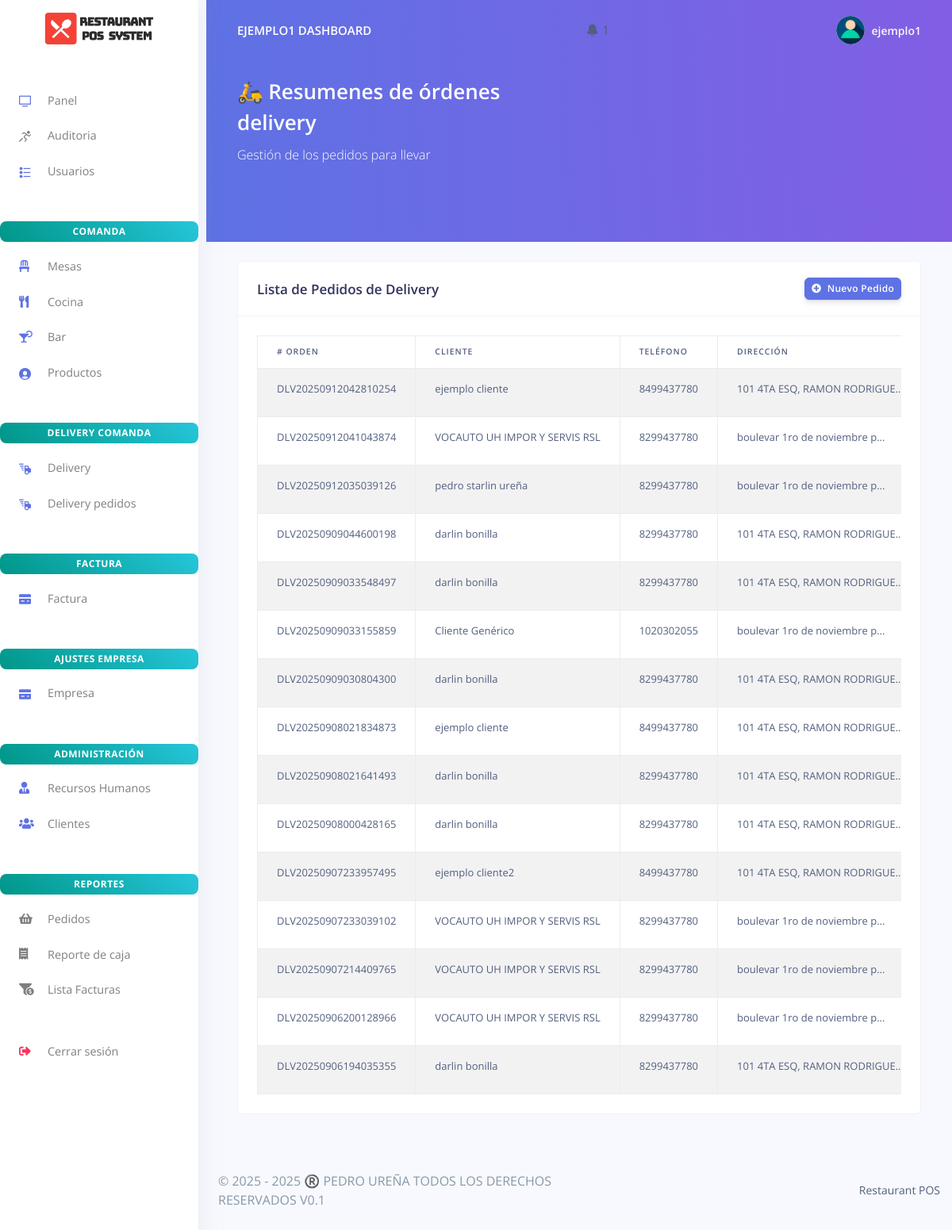
The app's page /delivery/delivery_lista.php (signed in) with its own data.
### tables this page shows
CREATE TABLE `rpos_admin` (
  `admin_id` varchar(200) NOT NULL,
  `admin_name` varchar(200) NOT NULL,
  `admin_email` varchar(200) NOT NULL,
  `admin_password` varchar(200) NOT NULL,
  `activation_key` varchar(200) DEFAULT NULL,
  `estado` enum('Activo','Inactivo') DEFAULT 'Inactivo',
  `activation_expiry` datetime DEFAULT NULL
);

CREATE TABLE `rpos_delivery_orders` (
  `delivery_id` varchar(200) NOT NULL,
  `numero_control` varchar(20) DEFAULT NULL,
  `order_code` varchar(200) NOT NULL,
  `customer_name` varchar(200) NOT NULL,
  `customer_phone` varchar(200) NOT NULL,
  `customer_address` text NOT NULL,
  `customer_email` varchar(200) DEFAULT NULL,
  `subtotal` decimal(10,2) NOT NULL,
  `impuestos` decimal(10,2) NOT NULL DEFAULT 0.00,
  `servicio` decimal(10,2) NOT NULL DEFAULT 0.00,
  `cargo_entrega` decimal(10,2) DEFAULT 0.00,
  `descuento` decimal(10,2) NOT NULL DEFAULT 0.00,
  `total` decimal(10,2) NOT NULL,
  `estado` enum('Recibido','En preparación','En camino','Entregado','Cancelado','Pendiente','Listo para servir','Lista para facturar','Cerrada','Pagada') NOT NULL DEFAULT 'Recibido',
  `notas` text DEFAULT NULL,
  `repartidor` varchar(200) DEFAULT NULL,
  `metodo_pago` varchar(50) DEFAULT NULL,
  `aplicar_impuestos` tinyint(1) NOT NULL DEFAULT 0,
  `created_at` timestamp NOT NULL DEFAULT current_timestamp(),
  `updated_at` timestamp NOT NULL DEFAULT current_timestamp() ON UPDATE current_timestamp(),
  `itebis_porcentaje` decimal(5,2) DEFAULT 18.00,
  `servicio_porcentaje` decimal(5,2) DEFAULT 10.00,
  `facturado` tinyint(1) DEFAULT 0,
  `numero_factura` varchar(50) DEFAULT NULL,
  `tipo_factura` enum('Final','Fiscal') DEFAULT 'Final',
  `cliente_id` varchar(200) DEFAULT NULL,
  `fecha_entrega` timestamp NULL DEFAULT NULL,
  `repartidor_id` int(11) DEFAULT NULL,
  `fecha_cobro` timestamp NULL DEFAULT NULL,
  `fecha_pago` timestamp NULL DEFAULT NULL,
  `metodo_pago_cobro` varchar(50) DEFAULT NULL,
  `reimpresiones` int(11) NOT NULL DEFAULT 0,
  `factura_id` varchar(200) DEFAULT NULL,
  `caja_id` varchar(200) DEFAULT NULL
);

### delivery/delivery_lista.php (the view, shortened to what this page needs)
<?php
include('../config/config.php');
$query = "SELECT d.*, s.staff_name as repartidor_nombre
          FROM rpos_delivery_orders d
          LEFT JOIN rpos_staff s ON d.repartidor_id = s.staff_id
          ORDER BY d.created_at DESC";
$pedidos = $mysqli->query($query);
?>
<?php require_once('../partials/_head.php'); ?>
<body>
  <div class="wrapper">
    <aside id="app-sidebar">
      <?php require_once('../partials/_sidebar.php'); ?>
    </aside>
    <div class="main-content">
      <?php require_once('../partials/_topnav.php'); ?>
      <div class="header bg-gradient-primary pb-6 pt-5 pt-md-6">
        <div class="container-fluid">
          <div class="header-body">
            <div class="row align-items-center py-4">
              <div class="col-lg-6 col-7">
                <h1 class="text-white display-4">🛵 Resumenes de órdenes delivery</h1>
                <p class="text-white mb-0">Gestión de los pedidos para llevar</p>
              </div>
            </div>
          </div>
        </div>
      </div>
      <section class="content">
        <div class="container-fluid py-4">
          <div class="row">
            <div class="col-12">
              <div class="card">
                <div class="card-header d-flex align-items-center justify-content-between">
                  <h3 class="card-title mb-0">Lista de Pedidos de Delivery</h3>
                  <div class="card-tools">
                    <a href="index.php" class="btn btn-primary btn-sm">
                      <i class="fas fa-plus-circle mr-1"></i> Nuevo Pedido
                    </a>
                  </div>
                </div>
                <div class="card-body">
                  <div class="table-responsive">
                    <table id="tablaPedidos" class="table table-bordered table-striped table-hover w-100">
                      <thead>
                        <tr>
                          <th># Orden</th>
                          <th>Cliente</th>
                          <th>Teléfono</th>
                          <th>Dirección</th>
                        </tr>
                      </thead>
                      <tbody>
                        <?php while ($pedido = $pedidos->fetch_assoc()): ?>
                          <tr>
                            <td><?= $pedido['order_code'] ?></td>
                            <td><?= htmlspecialchars($pedido['customer_name']) ?></td>
                            <td><?= htmlspecialchars($pedido['customer_phone']) ?></td>
                            <td><?= htmlspecialchars(mb_strimwidth($pedido['customer_address'] ?? '', 0, 30, '...')) ?></td>
                          </tr>
                        <?php endwhile; ?>
                      </tbody>
                    </table>
                  </div>
                </div>
              </div>
            </div>
          </div>
        </div>
      </section>
      <?php require_once('../partials/_footer.php'); ?>
    </div>
  </div>
</body>
</html>

### partials/_topnav.php (shortened to what this page needs)
<?php
$current_path = $_SERVER['PHP_SELF'];
$folders = ['factura', 'delivery', 'auditoria', 'cocina', 'mesas', 'bar', 'usuario', 'hrm', 'customes', 'products', 'empresa', 'notificaciones'];
$is_in_subfolder = false;
foreach ($folders as $folder) {
    if (strpos($current_path, "/$folder/") !== false) {
        $is_in_subfolder = true;
        break;
    }
}
$base_path = $is_in_subfolder ? '../' : '';
$user_id = $_SESSION['user_id'] ?? null;
$rol     = $_SESSION['rol'] ?? null;
$user = null;
if ($user_id && $rol) {
    if ($rol === 'admin') {
        $query = "SELECT admin_name AS nombre FROM rpos_admin WHERE admin_id = ?";
    } else {
        $query = "SELECT staff_name AS nombre FROM rpos_staff WHERE staff_id = ?";
    }
    $stmt = $mysqli->prepare($query);
    $stmt->bind_param("s", $user_id);
    $stmt->execute();
    $res = $stmt->get_result();
    $user = $res->fetch_object();
}
?>
<?php if (!empty($user)) { ?>
    <nav class="navbar navbar-top navbar-expand-md navbar-dark" id="navbar-main">
        <div class="container-fluid">
            <a class="h4 mb-0 text-white text-uppercase d-none d-lg-inline-block" href="<?php echo $base_path; ?>dashboard.php">
                <?php echo htmlspecialchars($user->nombre); ?> Dashboard
            </a>
            <li class="nav-item dropdown">
                <a class="nav-link" href="#" role="button" data-toggle="dropdown" aria-haspopup="true" aria-expanded="false">
                    <i class="ni ni-bell-55"></i>
                    <?php
                    $query_count = "SELECT COUNT(*) as count FROM rpos_notificaciones WHERE estado = 'pendiente'";
                    $count_result = $mysqli->query($query_count);
                    $count = $count_result->fetch_object()->count;
                    if ($count > 0): ?>
                        <span class="notification-badge"><?php echo $count; ?></span>
                    <?php endif; ?>
                </a>
            </li>
<ul class="navbar-nav align-items-center d-none d-md-flex">
    <li class="nav-item dropdown">
        <a class="nav-link pr-0" href="#" role="button" data-toggle="dropdown">
            <div class="media align-items-center">
                <span class="avatar avatar-sm rounded-circle">
                    <img alt="Image placeholder" src="<?php echo $base_path; ?>assets/img/theme/user-a-min.png">
                </span>
                <div class="media-body ml-2 d-none d-lg-block">
                    <span class="mb-0 text-sm font-weight-bold"><?php echo htmlspecialchars($user->nombre); ?></span>
                </div>
            </div>
        </a>
    </li>
</ul>
        </div>
    </nav>
<?php } ?>

### delivery/delivery_lista.php (style rules this page uses)
:root { --sidebar-width: 260px; --topnav-height: 0px; }
#app-sidebar { position: fixed; top: 0; left: 0; bottom: 0; width: var(--sidebar-width); z-index: 1030; overflow-y: auto; background: inherit; }
.main-content { margin-left: var(--sidebar-width); padding-top: var(--topnav-height); min-height: 100vh; display: flex; flex-direction: column; background-color: #f8f9fe; }
.table-responsive { overflow-x: auto; }

### records on screen
rpos_admin: admin_name "EJEMPLO1", admin_name "ejemplo1"
rpos_delivery_orders: order_code "DLV20250912042810254", customer_name "ejemplo cliente", customer_phone "8499437780", customer_address "101 4TA ESQ, RAMON…"
rpos_delivery_orders: order_code "DLV20250912041043874", customer_name "VOCAUTO UH IMPOR Y SERVIS RSL", customer_phone "8299437780", customer_address "boulevar 1ro de noviembre p..."
rpos_delivery_orders: order_code "DLV20250912035039126", customer_name "pedro starlin ureña", customer_phone "8299437780", customer_address "boulevar 1ro de noviembre p..."
rpos_delivery_orders: order_code "DLV20250909044600198", customer_name "darlin bonilla", customer_phone "8299437780", customer_address "101 4TA ESQ, RAMON…"
rpos_delivery_orders: order_code "DLV20250909033548497", customer_name "darlin bonilla", customer_phone "8299437780", customer_address "101 4TA ESQ, RAMON…"
rpos_delivery_orders: order_code "DLV20250909033155859", customer_name "Cliente Genérico", customer_phone "1020302055", customer_address "boulevar 1ro de noviembre p..."
rpos_delivery_orders: order_code "DLV20250909030804300", customer_name "darlin bonilla", customer_phone "8299437780", customer_address "101 4TA ESQ, RAMON…"
rpos_delivery_orders: order_code "DLV20250908021834873", customer_name "ejemplo cliente", customer_phone "8499437780", customer_address "101 4TA ESQ, RAMON…"
rpos_delivery_orders: order_code "DLV20250908021641493", customer_name "darlin bonilla", customer_phone "8299437780", customer_address "101 4TA ESQ, RAMON…"
rpos_delivery_orders: order_code "DLV20250908000428165", customer_name "darlin bonilla", customer_phone "8299437780", customer_address "101 4TA ESQ, RAMON…"
rpos_delivery_orders: order_code "DLV20250907233957495", customer_name "ejemplo cliente2", customer_phone "8499437780", customer_address "101 4TA ESQ, RAMON…"
rpos_delivery_orders: order_code "DLV20250907233039102", customer_name "VOCAUTO UH IMPOR Y SERVIS RSL", customer_phone "8299437780", customer_address "boulevar 1ro de noviembre p..."
rpos_delivery_orders: order_code "DLV20250907214409765", customer_name "VOCAUTO UH IMPOR Y SERVIS RSL", customer_phone "8299437780", customer_address "boulevar 1ro de noviembre p..."
rpos_delivery_orders: order_code "DLV20250906200128966", customer_name "VOCAUTO UH IMPOR Y SERVIS RSL", customer_phone "8299437780", customer_address "boulevar 1ro de noviembre p..."
rpos_delivery_orders: order_code "DLV20250906194035355", customer_name "darlin bonilla", customer_phone "8299437780", customer_address "101 4TA ESQ, RAMON…"

### other values on screen
$count "1"
